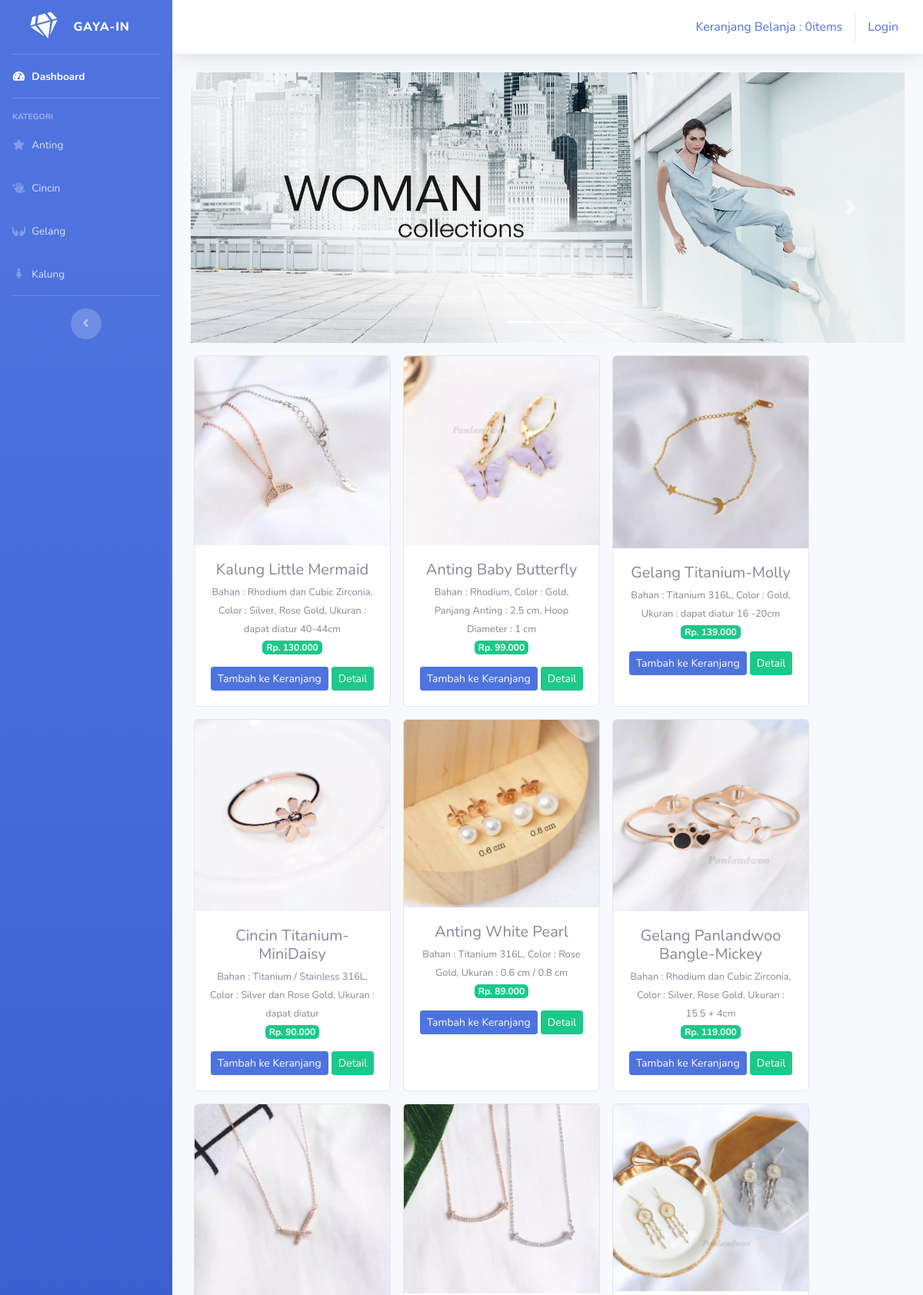
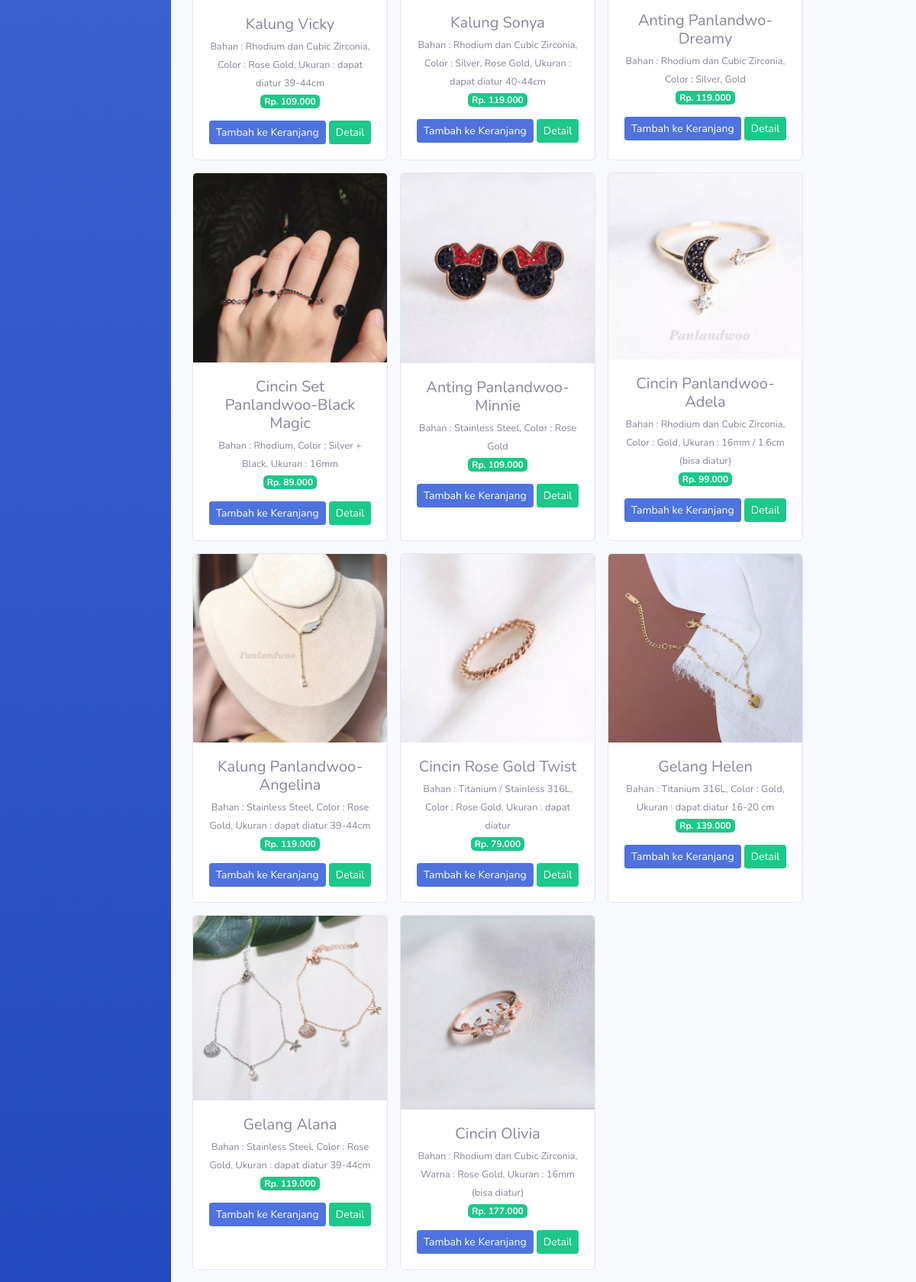
The page / on the database its author committed (2 pictures, top to bottom).
### tables this page shows
CREATE TABLE `tb_barang` (
  `id_brg` int(11) NOT NULL,
  `nama_brg` varchar(120) NOT NULL,
  `keterangan` varchar(255) NOT NULL,
  `kategori` varchar(60) NOT NULL,
  `harga` int(11) NOT NULL,
  `stok` int(4) NOT NULL,
  `gambar` text NOT NULL
);

### application/controllers/Welcome.php (called while the page is built, shortened)
<?php
class Welcome extends CI_Controller
{
	public function index()
	{
		$data['barang'] = $this->model_barang->tampil_data()->result();
		$this->load->view('templates/header');
		$this->load->view('templates/sidebar');
		$this->load->view('dashboard', $data);
		$this->load->view('templates/footer');
	}
}

### index.php (called while the page is built, shortened)
<?php
require_once BASEPATH.'core/CodeIgniter.php';

### application/models/Model_barang.php (called while the page is built, shortened)
<?php
class Model_barang extends CI_model
{
    public function tampil_data()
    {
        return $this->db->get('tb_barang');
    }
}

### application/views/dashboard.php (the view, shortened to what this page needs)
<div class="container-fluid">
    <div id="carouselExampleIndicators" class="carousel slide" data-ride="carousel">
        <ol class="carousel-indicators">
            <li data-target="#carouselExampleIndicators" data-slide-to="0" class="active"></li>
            <li data-target="#carouselExampleIndicators" data-slide-to="1"></li>
            <li data-target="#carouselExampleIndicators" data-slide-to="2"></li>
        </ol>
        <div class="carousel-inner">
            <div class="carousel-item active">
                <img src="<?php echo base_url('assets/img/woman.jpg') ?>" class="d-block w-100" alt="...">
            </div>
        </div>
        <a class="carousel-control-prev" href="#carouselExampleIndicators" role="button" data-slide="prev">
            <span class="carousel-control-prev-icon" aria-hidden="true"></span>
        </a>
        <a class="carousel-control-next" href="#carouselExampleIndicators" role="button" data-slide="next">
            <span class="carousel-control-next-icon" aria-hidden="true"></span>
        </a>
    </div>
    <div class="row text-center mt-3">
        <?php foreach ($barang as $brg) : ?>
            <div class="card ml-3 mb-3" style="width: 16rem;">
                <img src="<?php echo base_url() . '/uploads/' . $brg->gambar ?>" class="card-img-top" alt="...">
                <div class="card-body">
                    <h5 class="card-title mb-1"><?php echo $brg->nama_brg ?></h5>
                    <small><?php echo $brg->keterangan ?></small><br>
                    <span class="badge badge-success mb-3">Rp. <?php echo number_format($brg->harga, 0, ',', '.') ?></span><br>
                    <?php echo anchor('dashboard/tambah_ke_keranjang/' . $brg
                        ->id_brg, '<div class="btn btn-sm btn-primary">Tambah ke Keranjang</div>') ?>
                    <?php echo anchor('dashboard/detail/' . $brg
                        ->id_brg, '<div class="btn btn-sm btn-success">Detail</div>') ?>
                </div>
            </div>
        <?php endforeach; ?>
    </div>
</div>

### application/views/templates/header.php (shortened to what this page needs)
<!DOCTYPE html>
<html lang="en">
<head>
    <link href="<?php echo base_url() ?>assets/vendor/fontawesome-free/css/all.min.css" rel="stylesheet" type="text/css">
    <link href="<?php echo base_url() ?>assets/css/sb-admin-2.min.css" rel="stylesheet">
</head>

### application/views/templates/sidebar.php (shortened to what this page needs)
<body id="page-top">
    <div id="wrapper">
        <ul class="navbar-nav bg-gradient-primary sidebar sidebar-dark accordion" id="accordionSidebar">
            <a class="sidebar-brand d-flex align-items-center justify-content-center" href="index.html">
                <div class="sidebar-brand-icon rotate-n-15">
                    <i class="fas fa-fw fa-gem"></i>
                </div>
                <div class="sidebar-brand-text mx-3">GAYA-IN</div>
            </a>
            <hr class="sidebar-divider my-0">
            <li class="nav-item active">
                <a class="nav-link" href="<?php echo base_url('welcome') ?>">
                    <i class="fas fa-fw fa-tachometer-alt"></i>
                    <span>Dashboard</span></a>
            </li>
            <hr class="sidebar-divider">
            <div class="sidebar-heading">
                KATEGORI
            </div>
            <li class="nav-item">
                <a class="nav-link" href="<?php echo base_url('kategori/anting') ?>">
                    <i class="fas fa-fw fa-star"></i>
                    <span>Anting</span></a>
            </li>
            <li class="nav-item">
                <a class="nav-link" href="<?php echo base_url('kategori/cincin') ?>">
                    <i class="fas fa-fw fa-hand-sparkles"></i>
                    <span>Cincin</span></a>
            </li>
            <li class="nav-item">
                <a class="nav-link" href="<?php echo base_url('kategori/gelang') ?>">
                    <i class="fas fa-fw fa-hands"></i>
                    <span>Gelang</span></a>
            </li>
            <li class="nav-item">
                <a class="nav-link" href="<?php echo base_url('kategori/kalung') ?>">
                    <i class="fas fa-fw fa-female"></i>
                    <span>Kalung</span></a>
            </li>
            <hr class="sidebar-divider d-none d-md-block">
            <div class="text-center d-none d-md-inline">
                <button class="rounded-circle border-0" id="sidebarToggle"></button>
            </div>
        </ul>
        <div id="content-wrapper" class="d-flex flex-column">
            <div id="content">
                <nav class="navbar navbar-expand navbar-light bg-white topbar mb-4 static-top shadow">
                    <ul class="navbar-nav ml-auto">
                        <div class="navbar">
                            <ul class="na navbar-nav navbar-right">
                                <li>
                                    <?php
                                    $keranjang = 'Keranjang Belanja : ' . $this->cart->total_items() . 'items'
                                    ?>
                                    <?php echo anchor('dashboard/detail_keranjang', $keranjang) ?>
                                </li>
                            </ul>
                            <ul class="na navbar-nav navbar-right">
                                <?php if ($this->session->userdata('username')) { ?>
                                    <li>
                                        <div>Selamat Datang <?php echo $this->session->userdata('username') ?>!</div>
                                    </li>
                                    <li class="ml-2"><?php echo anchor('auth/logout', 'Logout')  ?></li>
                                <?php } else { ?>
                                    <li><?php echo anchor('auth/login', 'Login'); ?></li>
                                <?php } ?>
                            </ul>
                        </div>
                    </ul>
                </nav>

### application/views/templates/footer.php (shortened to what this page needs)
</body>
</html>

### rows shown on the page
tb_barang: gambar (picture), nama_brg "Kalung Little Mermaid", keterangan "Bahan : Rhodium dan Cubic Zirconia, Color : Silver, Rose Gold, Ukuran : dapat diatur 40-44cm", harga "130.000", id_brg "Tambah ke Keranjang", id_brg "Detail"
tb_barang: gambar (picture), nama_brg "Anting Baby Butterfly", keterangan "Bahan : Rhodium, Color : Gold, Panjang Anting : 2.5 cm, Hoop Diameter : 1 cm", harga "99.000", id_brg "Tambah ke Keranjang", id_brg "Detail"
tb_barang: gambar (picture), nama_brg "Gelang Titanium-Molly", keterangan "Bahan : Titanium 316L, Color : Gold, Ukuran : dapat diatur 16 -20cm", harga "139.000", id_brg "Tambah ke Keranjang", id_brg "Detail"
tb_barang: gambar (picture), nama_brg "Cincin Titanium-MiniDaisy", keterangan "Bahan : Titanium / Stainless 316L, Color : Silver dan Rose Gold, Ukuran : dapat diatur", harga "90.000", id_brg "Tambah ke Keranjang", id_brg "Detail"
tb_barang: gambar (picture), nama_brg "Anting White Pearl", keterangan "Bahan : Titanium 316L, Color : Rose Gold, Ukuran : 0.6 cm / 0.8 cm", harga "89.000", id_brg "Tambah ke Keranjang", id_brg "Detail"
tb_barang: gambar (picture), nama_brg "Gelang Panlandwoo Bangle-Mickey", keterangan "Bahan : Rhodium dan Cubic Zirconia, Color : Silver, Rose Gold, Ukuran : 15.5 + 4cm", harga "119.000", id_brg "Tambah ke Keranjang", id_brg "Detail"
tb_barang: gambar (picture), nama_brg "Kalung Vicky", keterangan "Bahan : Rhodium dan Cubic Zirconia, Color : Rose Gold, Ukuran : dapat diatur 39-44cm", harga "109.000", id_brg "Tambah ke Keranjang", id_brg "Detail"
tb_barang: gambar (picture), nama_brg "Kalung Sonya", keterangan "Bahan : Rhodium dan Cubic Zirconia, Color : Silver, Rose Gold, Ukuran : dapat diatur 40-44cm", harga "119.000", id_brg "Tambah ke Keranjang", id_brg "Detail"
tb_barang: gambar (picture), nama_brg "Anting Panlandwo-Dreamy", keterangan "Bahan : Rhodium dan Cubic Zirconia, Color : Silver, Gold", harga "119.000", id_brg "Tambah ke Keranjang", id_brg "Detail"
tb_barang: gambar (picture), nama_brg "Cincin Set Panlandwoo-Black Magic", keterangan "Bahan : Rhodium, Color : Silver + Black, Ukuran : 16mm", harga "89.000", id_brg "Tambah ke Keranjang", id_brg "Detail"
tb_barang: gambar (picture), nama_brg "Anting Panlandwoo-Minnie", keterangan "Bahan : Stainless Steel, Color : Rose Gold", harga "109.000", id_brg "Tambah ke Keranjang", id_brg "Detail"
tb_barang: gambar (picture), nama_brg "Cincin Panlandwoo-Adela", keterangan "Bahan : Rhodium dan Cubic Zirconia, Color : Gold, Ukuran : 16mm / 1.6cm (bisa diatur)", harga "99.000", id_brg "Tambah ke Keranjang", id_brg "Detail"
tb_barang: gambar (picture), nama_brg "Kalung Panlandwoo-Angelina", keterangan "Bahan : Stainless Steel, Color : Rose Gold, Ukuran : dapat diatur 39-44cm", harga "119.000", id_brg "Tambah ke Keranjang", id_brg "Detail"
tb_barang: gambar (picture), nama_brg "Cincin Rose Gold Twist", keterangan "Bahan : Titanium / Stainless 316L, Color : Rose Gold, Ukuran : dapat diatur", harga "79.000", id_brg "Tambah ke Keranjang", id_brg "Detail"
tb_barang: gambar (picture), nama_brg "Gelang Helen", keterangan "Bahan : Titanium 316L, Color : Gold, Ukuran : dapat diatur 16-20 cm", harga "139.000", id_brg "Tambah ke Keranjang", id_brg "Detail"
tb_barang: gambar (picture), nama_brg "Gelang Alana", keterangan "Bahan : Stainless Steel, Color : Rose Gold, Ukuran : dapat diatur 39-44cm", harga "119.000", id_brg "Tambah ke Keranjang", id_brg "Detail"
tb_barang: gambar (picture), nama_brg "Cincin Olivia", keterangan "Bahan : Rhodium dan Cubic Zirconia, Warna : Rose Gold, Ukuran : 16mm (bisa diatur)", harga "177.000", id_brg "Tambah ke Keranjang", id_brg "Detail"

### other values the page prints
anchor('dashboard/detail_keranjang', $keranjang) "Keranjang Belanja : 0items"
anchor('auth/login', 'Login') "Login"
